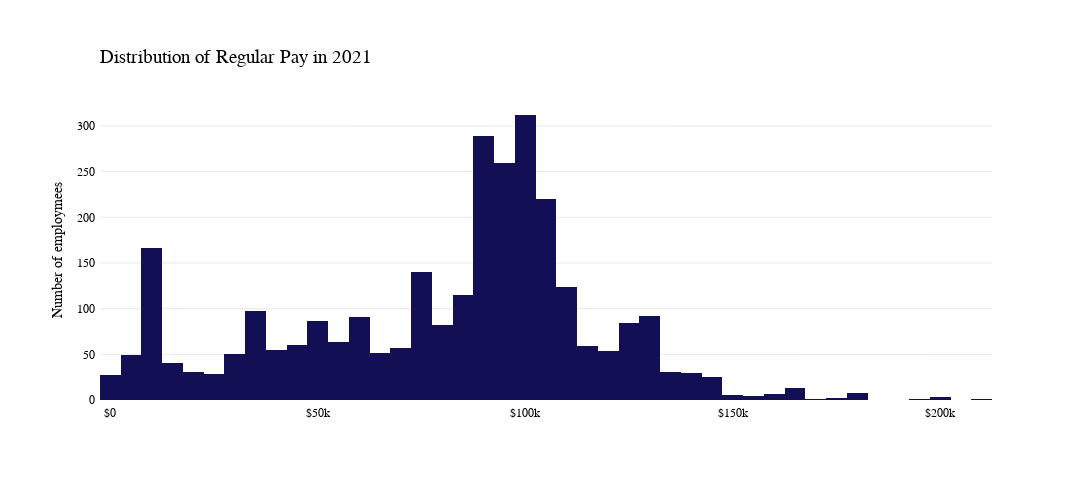

Notebook code for this chart:
### Code cell
# use plotly to do the thing in above cell
import plotly.express as px
from plotly.graph_objs import *

# Remove negative outliers
df = df.drop(df.index[df['REGULAR'] <= 0])

layout = Layout(
    paper_bgcolor='rgba(0,0,0,0)',
    plot_bgcolor='rgba(0,0,0,0)'
)

# fig.update_traces(marker_color=['#0055aa'])

# make the background transparent in white
fig.update_layout(plot_bgcolor='rgba(0,0,0,0)')
fig = px.histogram(df, x="REGULAR", nbins=50, title='<b>Distribution of Regular Pay</b>', color_discrete_sequence=['#130F54'])

# remove the x and y labels
fig.update_yaxes(title_text='Number of employmees')
fig.update_yaxes(showgrid=True, gridwidth=0.5, gridcolor='LightGray')


# Font & other aesthetic stuff
fig.update_layout(
    plot_bgcolor='rgba(0,0,0,0)',
    font_family="GT America",
    font_color="black",
    xaxis_title=None,
    xaxis_tickprefix = '$',
    height=500,
    width=1100,
    margin=dict(
        l=100,
        r=100,
        b=100,
        t=100,
        pad=4
    )
    
)

# Customize title
fig.update_layout(
    title=go.layout.Title(
        text="Distribution of Regular Pay in 2021",
        xref="paper",
        x=0,
        y=0.9,
        font_family="GT America Bold",
        font_size=19
    )
)

fig.show()

### Figure 1 — Plotly figure (JSON) as saved in the notebook; plotly's stock layout.template omitted (floating-point values rounded to 4 significant figures; data arrays with more than 128 entries replaced by an {"elided": "..."} marker saying what was removed)
{"data": [{"alignmentgroup": "True", "bingroup": "x", "hovertemplate": "REGULAR=%{x}<br>count=%{y}<extra></extra>", "legendgroup": "", "marker": {"color": "#130F54", "pattern": {"shape": ""}}, "name": "", "nbinsx": 50, "offsetgroup": "", "orientation": "v", "showlegend": false, "type": "histogram", "x": {"elided": "3081 float values"}, "xaxis": "x", "yaxis": "y"}], "layout": {"barmode": "relative", "font": {"color": "black", "family": "GT America"}, "height": 500, "legend": {"tracegroupgap": 0}, "margin": {"b": 100, "l": 100, "pad": 4, "r": 100, "t": 100}, "plot_bgcolor": "rgba(0,0,0,0)", "title": {"font": {"family": "GT America Bold", "size": 19}, "text": "Distribution of Regular Pay in 2021", "x": 0, "xref": "paper", "y": 0.9}, "width": 1100, "xaxis": {"anchor": "y", "domain": [0, 1], "tickprefix": "$", "title": {}}, "yaxis": {"anchor": "x", "domain": [0, 1], "gridcolor": "LightGray", "gridwidth": 0.5, "showgrid": true, "title": {"text": "Number of employmees"}}}}
